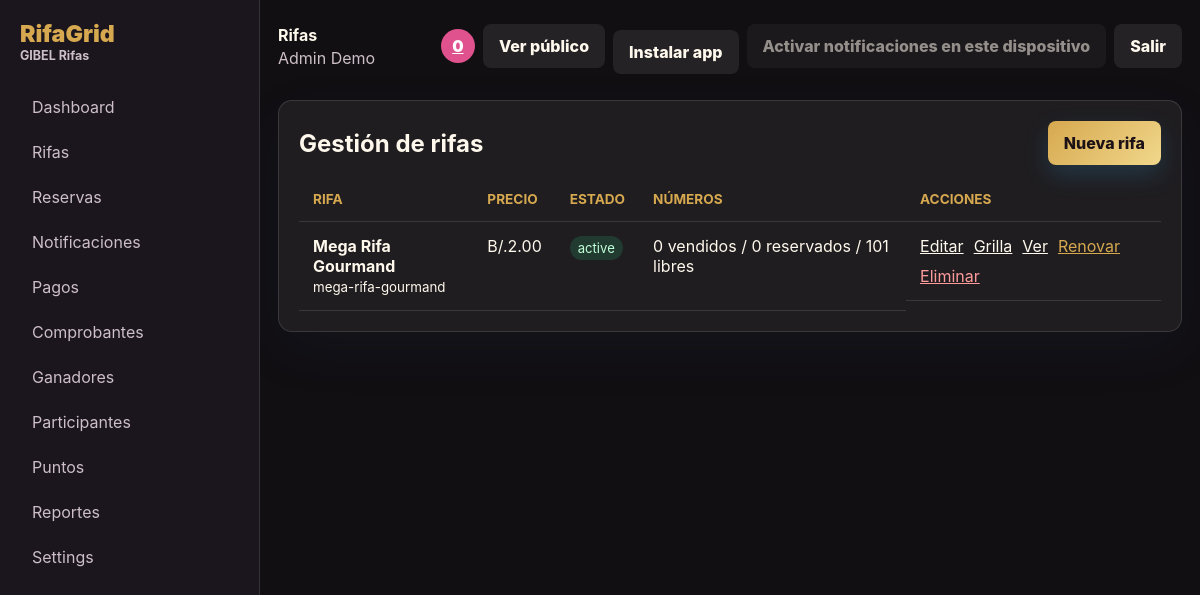
/admin/rifas.php (signed in), run on the app's committed database.
### tables this page shows
CREATE TABLE raffles (
  id INT UNSIGNED AUTO_INCREMENT PRIMARY KEY,
  title VARCHAR(180) NOT NULL,
  slug VARCHAR(190) NOT NULL UNIQUE,
  description TEXT NULL,
  flyer_path VARCHAR(255) NULL,
  first_prize VARCHAR(180) NOT NULL,
  second_prize VARCHAR(180) NULL,
  third_prize VARCHAR(180) NULL,
  price_per_number DECIMAL(10,2) NOT NULL,
  draw_date DATETIME NULL,
  draw_method VARCHAR(180) NOT NULL DEFAULT 'Sorteo manual',
  number_min INT NOT NULL DEFAULT 0,
  number_max INT NOT NULL DEFAULT 100,
  reservation_minutes INT NOT NULL DEFAULT 20,
  yappy_number VARCHAR(60) NULL,
  contact_whatsapp VARCHAR(60) NULL,
  paypal_link VARCHAR(255) NULL,
  bank_info TEXT NULL,
  lnb_url VARCHAR(255) NOT NULL DEFAULT 'https://www.lnb.gob.pa/',
  status ENUM('draft','active','closed','drawn') NOT NULL DEFAULT 'draft',
  theme VARCHAR(40) NOT NULL DEFAULT 'clean_sky',
  primary_color VARCHAR(20) NOT NULL DEFAULT '#38aeea',
  accent_color VARCHAR(20) NOT NULL DEFAULT '#f06292',
  background_color VARCHAR(20) NOT NULL DEFAULT '#eaf8ff',
  grid_style VARCHAR(40) NOT NULL DEFAULT 'soft_cards',
  item_cost DECIMAL(10,2) NOT NULL DEFAULT 0.00,
  points_per_amount DECIMAL(10,2) NOT NULL DEFAULT 2.00,
  points_for_free_number INT NOT NULL DEFAULT 10,
  created_by INT UNSIGNED NULL,
  created_at DATETIME NOT NULL DEFAULT CURRENT_TIMESTAMP,
  updated_at DATETIME NULL ON UPDATE CURRENT_TIMESTAMP,
  INDEX idx_raffles_status (status),
  CONSTRAINT fk_raffles_admin FOREIGN KEY (created_by) REFERENCES admins(id) ON DELETE SET NULL
);

### config/app.php (called while the page is built, shortened)
<?php
function e(?string $value): string
{
    return htmlspecialchars((string) $value, ENT_QUOTES, 'UTF-8');
}
function money_fmt(float|int|string $amount): string
{
    return 'B/.' . number_format((float) $amount, 2);
}

### config/database.php (called while the page is built, shortened)
<?php
require_once __DIR__ . '/app.php';
function db(): PDO
{
    static $pdo = null;
    if ($pdo instanceof PDO) {
        return $pdo;
    }
    $dsn = sprintf(
        'mysql:host=%s;dbname=%s;charset=utf8mb4',
        config_value('DB_HOST'),
        config_value('DB_NAME')
    );
    $pdo = new PDO($dsn, (string) config_value('DB_USER'), (string) config_value('DB_PASS'), [
        PDO::ATTR_ERRMODE => PDO::ERRMODE_EXCEPTION,
        PDO::ATTR_DEFAULT_FETCH_MODE => PDO::FETCH_ASSOC,
        PDO::ATTR_EMULATE_PREPARES => false,
    ]);
    return $pdo;
}

### admin/includes/auth.php (called while the page is built, shortened)
<?php
require_once __DIR__ . '/../../config/database.php';
function current_admin(): ?array
{
    $stmt = db()->prepare('SELECT id, name, email, role FROM admins WHERE id = ? AND active = 1');
    $stmt->execute([$_SESSION['admin_id']]);
    return $stmt->fetch() ?: null;
}
function require_admin(): array
{
    $admin = current_admin();
    return $admin;
}

### admin/rifas.php (the view, shortened to what this page needs)
<?php
require_once __DIR__ . '/includes/auth.php';
$admin = require_admin();
$raffles = db()->query("
    SELECT ra.*,
      COALESCE(stats.sold_numbers, 0) sold_numbers,
      COALESCE(stats.available_numbers, 0) available_numbers,
      COALESCE(stats.reserved_numbers, 0) reserved_numbers
    FROM raffles ra
    LEFT JOIN (
      SELECT raffle_id,
        SUM(CASE WHEN status = 'sold' THEN 1 ELSE 0 END) sold_numbers,
        SUM(CASE WHEN status = 'available' THEN 1 ELSE 0 END) available_numbers,
        SUM(CASE WHEN status = 'reserved' THEN 1 ELSE 0 END) reserved_numbers
      FROM raffle_numbers
      GROUP BY raffle_id
    ) stats ON stats.raffle_id = ra.id
    ORDER BY ra.created_at DESC
")->fetchAll();
$pageTitle = 'Rifas';
require __DIR__ . '/includes/header.php';
?>
<section class="panel">
    <div class="panel-heading">
        <h2>Gestión de rifas</h2>
        <a class="button" href="rifa_create.php">Nueva rifa</a>
    </div>
    <div class="table-wrap">
        <table>
            <thead><tr><th>Rifa</th><th>Precio</th><th>Estado</th><th>Números</th><th>Acciones</th></tr></thead>
            <tbody>
            <?php foreach ($raffles as $raffle): ?>
                <tr>
                    <td><strong><?= e($raffle['title']) ?></strong><br><small><?= e($raffle['slug']) ?></small></td>
                    <td><?= money_fmt($raffle['price_per_number']) ?></td>
                    <td><span class="status status-<?= e($raffle['status']) ?>"><?= e($raffle['status']) ?></span></td>
                    <td><?= (int) $raffle['sold_numbers'] ?> vendidos / <?= (int) $raffle['reserved_numbers'] ?> reservados / <?= (int) $raffle['available_numbers'] ?> libres</td>
                    <td class="actions">
                        <a href="rifa_edit.php?id=<?= (int) $raffle['id'] ?>">Editar</a>
                        <a href="rifa_numbers.php?id=<?= (int) $raffle['id'] ?>">Grilla</a>
                        <a href="../public/rifa.php?slug=<?= e($raffle['slug']) ?>" target="_blank">Ver</a>
                        <form method="post" action="rifa_duplicate.php" class="inline-action">
                            <button type="submit">Renovar</button>
                        </form>
                        <form method="post" action="rifa_delete.php" class="inline-action" onsubmit="return confirm('Esto eliminará la rifa y sus datos relacionados. Escribe ELIMINAR para confirmar.') && (this.confirm.value = prompt('Escribe ELIMINAR para borrar definitivamente:') || '', this.confirm.value === 'ELIMINAR');">
                            <button type="submit" class="danger-link">Eliminar</button>
                        </form>
                    </td>
                </tr>
            <?php endforeach; ?>
            </tbody>
        </table>
    </div>
</section>
<?php require __DIR__ . '/includes/footer.php'; ?>

### admin/includes/header.php (shortened to what this page needs)
<?php
$admin = $admin ?? current_admin();
$unreadCount = 0;
try {
    $unreadCount = (int) db()->query('SELECT COUNT(*) FROM notifications WHERE read_at IS NULL')->fetchColumn();
} catch (Throwable) {
    $unreadCount = 0;
}
?>
<!doctype html>
<html lang="es">
<head>
    <link rel="stylesheet" href="../public/assets/css/app.css">
</head>
<body class="admin-shell">
<aside class="admin-sidebar">
    <div class="admin-sidebar-head">
        <a class="brand" href="dashboard.php">RifaGrid<span>GIBEL Rifas</span></a>
    </div>
    <nav id="adminNav" class="admin-nav">
        <a href="dashboard.php">Dashboard</a>
        <a href="rifas.php">Rifas</a>
        <a href="reservas.php">Reservas</a>
        <a href="notificaciones.php">Notificaciones</a>
        <a href="pagos.php">Pagos</a>
        <a href="comprobantes.php">Comprobantes</a>
        <a href="ganadores.php">Ganadores</a>
        <a href="participantes.php">Participantes</a>
        <a href="puntos.php">Puntos</a>
        <a href="reportes.php">Reportes</a>
        <a href="settings.php">Settings</a>
    </nav>
</aside>
<main class="admin-main">
    <header class="admin-topbar">
        <div>
            <strong><?= e($pageTitle ?? 'Panel admin') ?></strong>
            <span><?= e($admin['name'] ?? '') ?></span>
        </div>
        <div class="topbar-actions">
            <a class="notification-pill" id="notificationCount" href="notificaciones.php"><?= $unreadCount ?></a>
            <a class="button button-ghost" href="../public/index.php" target="_blank">Ver público</a>
            <button class="button button-ghost pwa-install" type="button" data-pwa-install data-always-visible="1">Instalar app</button>
            <button class="button button-ghost" type="button" data-web-push-subscribe>Activar notificaciones en este dispositivo</button>
            <a class="button button-ghost" href="logout.php">Salir</a>
        </div>
    </header>

### public/assets/css/app.css (style rules this page uses)
:root { --bg: #171018; --panel: #241924; --panel-2: #301f2a; --text: #fff8ec; --muted: #cdbfc7; --primary: #d6a84f; --accent: #e0528d; --success: #33c47a; --danger: #ff6868; --reserved: #8b7f90; --sold: #4b434f; --border: rgba(255, 255, 255, .12); font-family: Inter, ui-sans-serif, system-ui, -apple-system, BlinkMacSystemFont, "Segoe UI", sans-serif; }
* { box-sizing: border-box; }
body { margin: 0; background: var(--bg); color: var(--text); }
a { color: inherit; }
input, select, textarea, button { font: inherit; }
table { width: 100%; border-collapse: collapse; }
th, td { padding: 14px; border-bottom: 1px solid var(--border); text-align: left; vertical-align: top; }
th { color: var(--primary); font-size: .85rem; text-transform: uppercase; }
.button { display: inline-flex; align-items: center; justify-content: center; min-height: 44px; border: 0; border-radius: 8px; padding: 0 16px; background: linear-gradient(135deg, var(--primary), #f1d88c); color: #1c1216; font-weight: 800; text-decoration: none; cursor: pointer; box-shadow: 0 10px 24px rgba(56,174,234,.18); transition: transform .15s ease, box-shadow .15s ease, filter .15s ease; }
.button:disabled { opacity: .55; cursor: wait; }
.button-ghost { background: rgba(255,255,255,.08); color: var(--text); box-shadow: none; }
.pwa-install { margin-top: 12px; }
.brand { display: inline-grid; color: var(--primary); font-weight: 900; letter-spacing: 0; text-decoration: none; font-size: 1.45rem; }
.brand span { color: var(--muted); font-size: .78rem; font-weight: 700; }
.reservation-panel, .public-buyers, .panel { margin-top: 26px; background: var(--surface-soft, rgba(255,255,255,.06)); border: 1px solid var(--border); border-radius: 14px; padding: 20px; box-shadow: 0 18px 54px rgba(20,82,120,.08); }
.admin-shell { display: grid; grid-template-columns: 260px 1fr; min-height: 100vh; background: #120f13; }
.admin-sidebar { background: #1b151d; border-right: 1px solid var(--border); padding: 20px; position: sticky; top: 0; height: 100vh; }
.admin-sidebar-head { display: grid; gap: 12px; }
.admin-sidebar nav { display: grid; gap: 5px; margin-top: 24px; }
.admin-sidebar nav a { color: var(--muted); text-decoration: none; padding: 10px 12px; border-radius: 8px; }
.admin-main { padding: 18px; min-width: 0; }
.admin-topbar { display: flex; justify-content: space-between; align-items: center; gap: 12px; margin-bottom: 18px; }
.admin-topbar div:first-child { display: grid; gap: 3px; }
.admin-topbar span { color: var(--muted); }
.topbar-actions { display: flex; align-items: center; gap: 8px; }
.notification-pill { min-width: 34px; height: 34px; border-radius: 999px; display: grid; place-items: center; background: var(--accent); color: #fff !important; font-weight: 900; }
.panel-heading { display: flex; justify-content: space-between; align-items: center; gap: 12px; margin-bottom: 12px; }
.panel-heading h2 { margin: 0; }
.table-wrap { overflow-x: auto; }
.status { display: inline-flex; padding: 4px 8px; border-radius: 999px; background: rgba(255,255,255,.1); color: var(--muted); font-size: .82rem; }
.status-active, .status-paid { background: rgba(51,196,122,.18); color: #bfffd9; }
.actions { display: flex; flex-wrap: wrap; gap: 10px; }
.inline-action { display: inline; margin: 0; }
.inline-action button { border: 0; background: transparent; color: var(--primary); padding: 0; cursor: pointer; font: inherit; text-decoration: underline; }
.inline-action .danger-link { color: #ff9b9b; }

### data on the page
raffles: title "Mega Rifa Gourmand", slug "mega-rifa-gourmand", price_per_number "B/.2.00", status "active", sold_numbers "0", reserved_numbers "0", available_numbers "101"

### other printed values
$pageTitle "Rifas"
$admin['name'] "Admin Demo"
$unreadCount "0"
